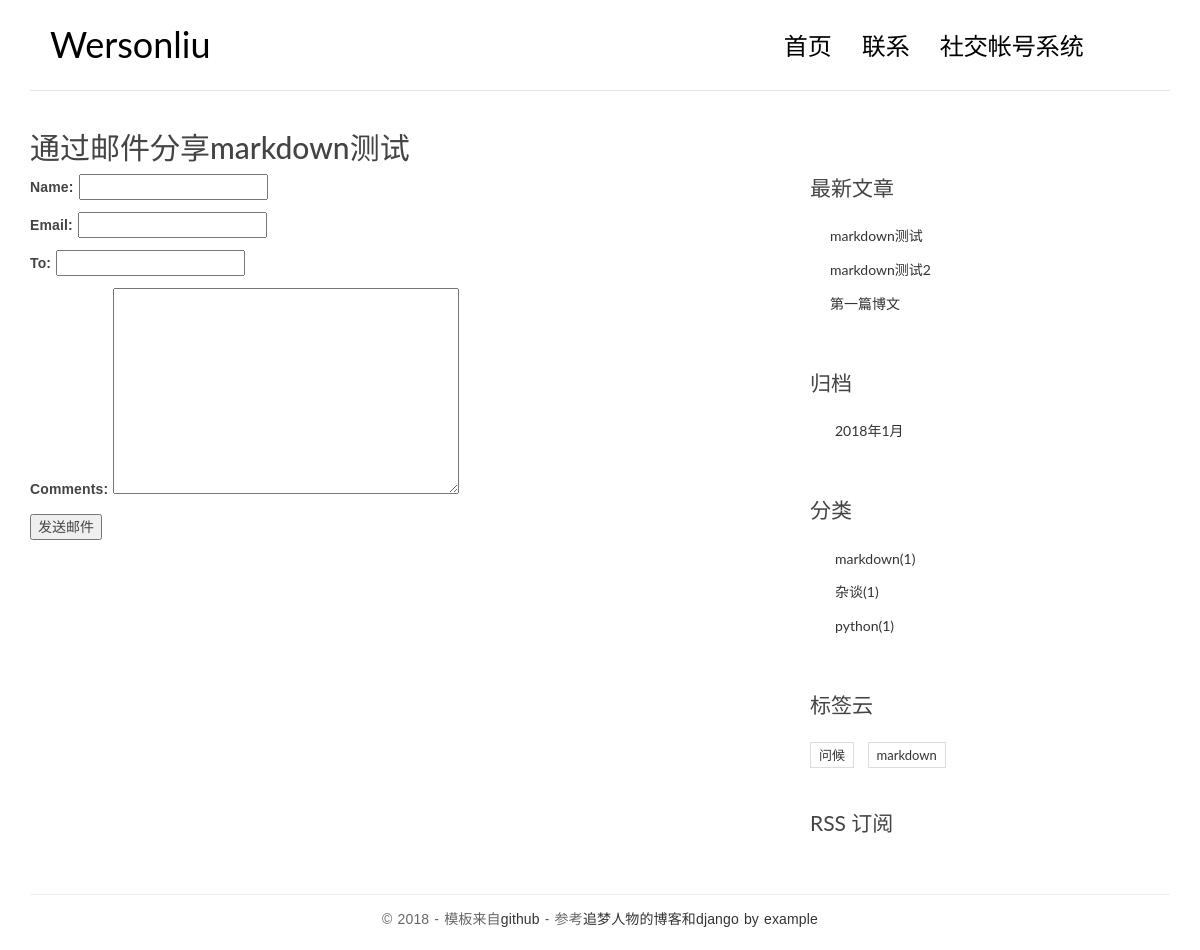
Screenshot of /share/8/ with the database file from the repository.
### blog/models.py (models this page shows, shortened)
class Post(models.Model):
    title = models.CharField(max_length=70)
    body = models.TextField()
    created_time = models.DateTimeField()
    modified_time = models.DateTimeField()
    excerpt = models.CharField(max_length=200, blank=True)
    category = models.ForeignKey(Category)
    tags = models.ManyToManyField(Tag, blank=True)
    views = models.PositiveIntegerField(default=0)
    author = models.ForeignKey(User)
    def get_absolute_url(self):
        return reverse('blog:detail', kwargs={'pk': self.pk})
    class Meta:
        ordering = ['-created_time']

class Category(models.Model):
    name = models.CharField(max_length=100)

class Tag(models.Model):
    name = models.CharField(max_length=100)

### blog/views.py (the view)
# urls.py: url(r'^share/(?P<pk>\d+)/$', views.post_share,
def post_share(request, pk):
    post = get_object_or_404(Post, pk=pk)
    sent = ''
    recipient = ''
    if request.method == 'POST':
        form = EmailPostForm(request.POST)
        if form.is_valid():
            cd = form.cleaned_data
            post_url = request.build_absolute_uri(post.get_absolute_url())
            subject = '{}({})recommends you reading "{}"'.format(cd['name'], cd['email'], post.title)
            message = 'Read "{}" at {}\n\n{}\'s comments: {}'.format(post.title, post_url, cd['name'],
                                                                     cd['comments'])
            send_mail(subject, message, 'wersonlau@163.com', [cd['to']])
            recipient = cd['to']
            sent = True
    else:
        form = EmailPostForm()
        recipient = False
    return render(request, 'blog/share.html',
                  {
                      'post': post,
                      'form': form,
                      'sent': sent,
                      'recipient': recipient}
                  )

### blog/forms.py
class EmailPostForm(forms.Form):
    name = forms.CharField(max_length=25)
    email = forms.EmailField()
    to = forms.EmailField()
    comments = forms.CharField(required=False, widget=forms.Textarea)

### blog/templatetags/blog_tags.py (called while the page is built)
@register.simple_tag
def get_recent_posts(num=5):
    return Post.objects.all().order_by('-created_time')[:num]

@register.simple_tag
def archives():
    return Post.objects.all().dates('created_time', 'month', order='DESC')

@register.simple_tag
def get_categories():
    return Category.objects.annotate(num_posts=Count('post')).filter(num_posts__gt=0)

@register.simple_tag
def get_tags():
    return Tag.objects.annotate(num_posts=Count('post')).filter(num_posts__gt=0)

### templates/blog/share.html (shortened to what this page needs)
{% extends 'base.html' %}
{% block main %}
  {% if sent %}
     <h1>邮件分享成功</h1>
     <p>
         文章"{{ post.title }}" 成功的分享到{{recipient}}.
     </p>
  {% else %}
      <h2>通过邮件分享{{ post.title}}</h2>
      <form action="{% url 'blog:post_share' post.pk %}" method='post'>
        {{ form.as_p}}
        <input type="submit" value="发送邮件"}/>
      </form>
  {% endif %}
{% endblock  %}

### templates/base.html (shortened to what this page needs)
{% load staticfiles %}
{% load blog_tags %}
<!DOCTYPE html>
<html>
<head>
    <link rel="stylesheet" href="{% static 'blog/css/highlights/github.css' %}">
    <link rel="stylesheet" href="{% static 'blog/css/bootstrap.min.css' %}">
    <link rel="stylesheet" href="http://code.ionicframework.com/ionicons/2.0.1/css/ionicons.min.css">
    <link rel="stylesheet" href="{% static 'blog/css/pace.css' %}">
    <link rel="stylesheet" href="{% static 'blog/css/custom.css' %}">
</head>
<body>
<div class="container">
    <header id="site-header">
        <div class="row">
            <div class="col-md-4 col-sm-5 col-xs-8">
                <div class="logo">
                    <h1><a href="{% url 'blog:index' %}"><b>Wersonliu</b></a></h1>
                </div>
            </div>
            <div class="col-md-8 col-sm-7 col-xs-4">
                <nav class="main-nav" role="navigation">
                    <div class="collapse navbar-collapse" id="bs-example-navbar-collapse-1">
                        <ul class="nav navbar-nav navbar-right">
                            <li class="cl-effect-11"><a href="{% url 'blog:index' %}" data-hover="首页">首页</a></li>
                            <li class="cl-effect-11"><a href="contact.html" data-hover="联系">联系</a></li>
                            <li class="cl-effect-11"><a href="{% url 'account:login' %}" data-hover="社交">社交帐号系统</a></li>
                        </ul>
                    </div>
                </nav>
            </div>
        </div>
    </header>
</div>
<div class="content-body">
    <div class="container">
        <div class="row">
            <main class="col-md-8">
                {% block main %}
                {% endblock main %}
            </main>
            <aside class="col-md-4">
                <div class="widget widget-recent-posts">
                    <h3 class="widget-title">最新文章</h3>
                    {% get_recent_posts as recent_post_list %}
                    <ul>
                        {% for post in recent_post_list %}
                        <li>
                            <a href="{{ post.get_absolute_url }}">{{ post.title }}</a>
                        </li>
                        {% empty %}
                        暂无文章
                        {% endfor %}
                    </ul>
                </div>
                <div class="widget widget-archives">
                    <h3 class="widget-title">归档</h3>
                    {% archives as date_list %}
                    <ul>
                        {% for date in date_list %}
                        <li>
                            <a href="{% url 'blog:archives' date.year date.month %}">{{ date.year }}年{{ date.month }}月</a>
                        </li>
                        {% empty %}
                         暂无归档!
                        {% endfor %}
                    </ul>
                </div>
                <div class="widget widget-category">
                    <h3 class="widget-title">分类</h3>
                    {% get_categories as catepory_list %}
                    <ul>
                        {% for category in catepory_list %}
                         <li>
                             <a href="{% url 'blog:category' category.pk %}">{{ category.name }}<span class="post-count">({{ category.num_posts }})</span></a>
                         </li>
                        {% empty %}
                        暂无分类
                        {% endfor %}
                    </ul>
                </div>
                <div class="widget widget-tag-cloud">
                    <h3 class="widget-title">标签云</h3>
                    {% get_tags as tag_list %}
                    <ul>
                        {% for tag in tag_list %}
                        <li>
                            <a href="{% url 'blog:tag' tag.pk %}">{{ tag.name }}</a>
                        </li>
                        {% empty %}
                        暂无标签!
                        {% endfor %}
                    </ul>
                </div>
                <div class="rss">
                    <a href="{% url 'rss' %}"> RSS 订阅</a>
                </div>
            </aside>
        </div>
    </div>
</div>
<footer id="site-footer">
    <div class="container">
        <div class="row">
            <div class="col-md-12">
                <p class="copyright">&copy 2018 - 模板来自<a href="https://github.com/zmrenwu/django-blog-tutorial-templates"
                                                        target="_blank" >github</a>
                    - 参考<a href="http://zmrenwu.com/" title="网页模板" target="_blank">追梦人物的博客和<a href="https://e.jd.com/30371726.html" target="_blank">django by example</a></a>
                </p>
            </div>
        </div>
    </div>
</footer>
</body>
</html>

### blog/static/blog/css/custom.css (style rules this page uses)
* { outline: none; }
h1, h2, h3, h4, h5, h6 { margin-top: 0; }
b { font-weight: 400; }
a { color: #333; }
body { color: #444; font-family: 'Lato', sans-serif; }
p { font-family: 'Ubuntu', sans-serif; font-weight: 400; word-spacing: 1px; letter-spacing: 0.01em; }
#site-header { background-color: #FFF; padding: 25px 20px; margin-bottom: 40px; border-bottom: 1px solid #e7e7e7; }
.logo h1 a { color: #000; }
.logo h1 { margin: 0; font-family: 'Lato', sans-serif; font-weight: 300; }
.main-nav { margin-top: 11px; max-width: 95%; }
.main-nav a { color: #000000 !important; padding: 0 0 5px 0 !important; margin-right: 30px; font-family: 'Lato', sans-serif; font-weight: 300; font-size: 24px; }
.cl-effect-11 a { padding: 10px 0; color: #0972b4; text-shadow: none; }
.cl-effect-11 a::before { position: absolute; top: 0; left: 0; overflow: hidden; padding: 0 0 5px 0 !important; max-width: 0; border-bottom: 1px solid #000; color: #000; content: attr(data-hover); white-space: nowrap; -webkit-transition: max-width 0.5s; -moz-transition: max-width 0.5s; transition: max-width 0.5s; }
.content-body { padding-bottom: 4em; }
.widget { background: #fff; padding: 30px 0 0; }
.widget-title { font-size: 1.5em; margin-bottom: 20px; line-height: 1.6; padding: 10px 0 0; font-weight: 400; }
.widget-recent-posts ul { padding: 0; margin: 0; padding-left: 20px; }
.widget-recent-posts ul li { list-style-type: none; position: relative; line-height: 170%; margin-bottom: 10px; }
.widget-recent-posts ul li::before { content: '\f3d3'; font-family: "Ionicons"; position: absolute; left: -17px; top: 3px; font-size: 16px; color: #000; }
.widget-archives ul { padding: 0; margin: 0; padding-left: 25px; }
.widget-archives ul li { list-style-type: none; position: relative; line-height: 170%; margin-bottom: 10px; }
.widget-archives ul li::before { content: '\f3f3'; font-family: "Ionicons"; position: absolute; left: -25px; top: 1px; font-size: 16px; color: #000; }
.widget-category ul { padding: 0; margin: 0; padding-left: 25px; }
.widget-category ul li { list-style-type: none; position: relative; line-height: 170%; margin-bottom: 10px; }
.widget-category ul li::before { content: '\f3fe'; font-family: "Ionicons"; position: absolute; left: -25px; top: 1px; font-size: 18px; color: #000; }
.widget-tag-cloud ul { padding: 0; margin: 0; margin-right: -10px; }
.widget-tag-cloud ul li { list-style-type: none; font-size: 13px; display: inline-block; margin-right: 10px; margin-bottom: 10px; padding: 3px 8px; border: 1px solid #ddd; }
.rss { font-size: 21px; margin-top: 30px; }
.rss a { color: #444; }
#site-footer { padding-top: 10px; padding: 0 0 1.5em 0; }
.copyright { text-align: center; padding-top: 1em; margin: 0; border-top: 1px solid #eee; color: #666; }

### rows the page displays
Post: title "markdown测试"
Post: title "markdown测试2"
Post: title "第一篇博文"
Category: name "markdown", num_posts "1"
Category: name "杂谈", num_posts "1"
Category: name "python", num_posts "1"
Tag: name "问候"
Tag: name "markdown"

### other values shown
{{ date.year }} "2018"
{{ date.month }} "1"
